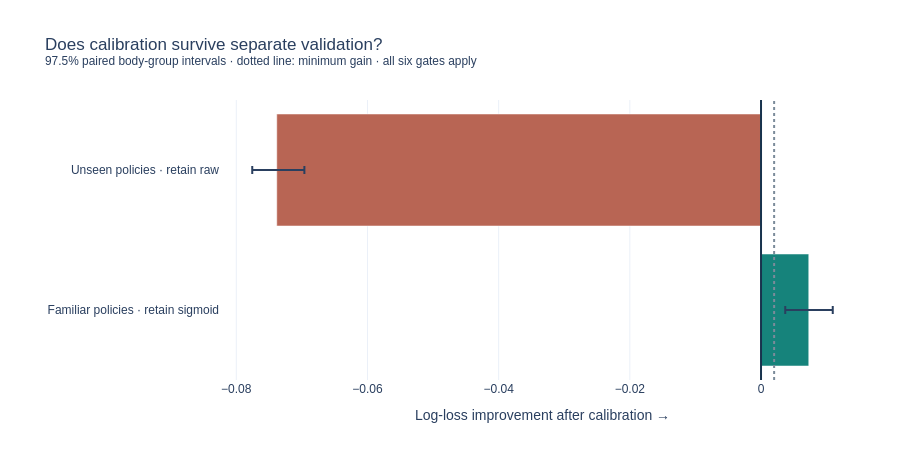

The code cell stored with this chart in its notebook:
### Markdown cell above
## From features to the fitted candidate
The final familiar pipeline retains **9,263 of 181,958 columns** across seven selected families. It contains no target encodings, community metadata or raw embedding coordinates. Unknown policies bypass this learned pipeline.

Nested calibration improves familiar-policy log loss from **0.4761 to 0.4689**; the paired 97.5% interval for improvement is **[0.0037, 0.0109]**. AUC stays near 0.799. Calibrating the centroid damages transfer log loss from **0.6237 to 0.6976**, so unseen-policy probabilities retain their original mapping. This is a calibration result, separate from feature-engineering gains. [Protocol and full results](../docs/MODEL_VALIDATION.md).

### Code cell
from jigsaw_rules.model_validation import validation_evidence
from build_model_report import display_figure as display_model
model_validation = validation_evidence(root)
assert model_validation is not None
display(metric_table(model_validation["results"]))
display_model(root, "calibration")
print("Final selected columns:", model_validation["audit"]["final_artifact"]["selected_features"])
print("Reserved targets accessed during development fitting:", model_validation["audit"]["confirmation_targets_accessed"])

### Figure 1 — Plotly figure (JSON) as saved in the notebook; plotly's stock layout.template omitted (floating-point values rounded to 4 significant figures)
{"data": [{"error_x": {"array": [0.003658, 0.004213], "arrayminus": [0.003586, 0.003735], "type": "data"}, "marker": {"color": ["#16837b", "#b86554"]}, "orientation": "h", "type": "bar", "x": [0.007279, -0.07383], "y": ["Familiar policies · retain sigmoid", "Unseen policies · retain raw"]}], "layout": {"font": {"family": "Arial", "size": 12}, "height": 450, "margin": {"b": 70, "l": 220, "r": 35, "t": 100}, "shapes": [{"line": {"color": "#18324d"}, "type": "line", "x0": 0, "x1": 0, "xref": "x", "y0": 0, "y1": 1, "yref": "y domain"}, {"line": {"color": "#7b8b9a", "dash": "dot"}, "type": "line", "x0": 0.002, "x1": 0.002, "xref": "x", "y0": 0, "y1": 1, "yref": "y domain"}], "title": {"text": "Does calibration survive separate validation?<br><sup>97.5% paired body-group intervals · dotted line: minimum gain · all six gates apply</sup>"}, "xaxis": {"title": {"text": "Log-loss improvement after calibration →"}}}}
